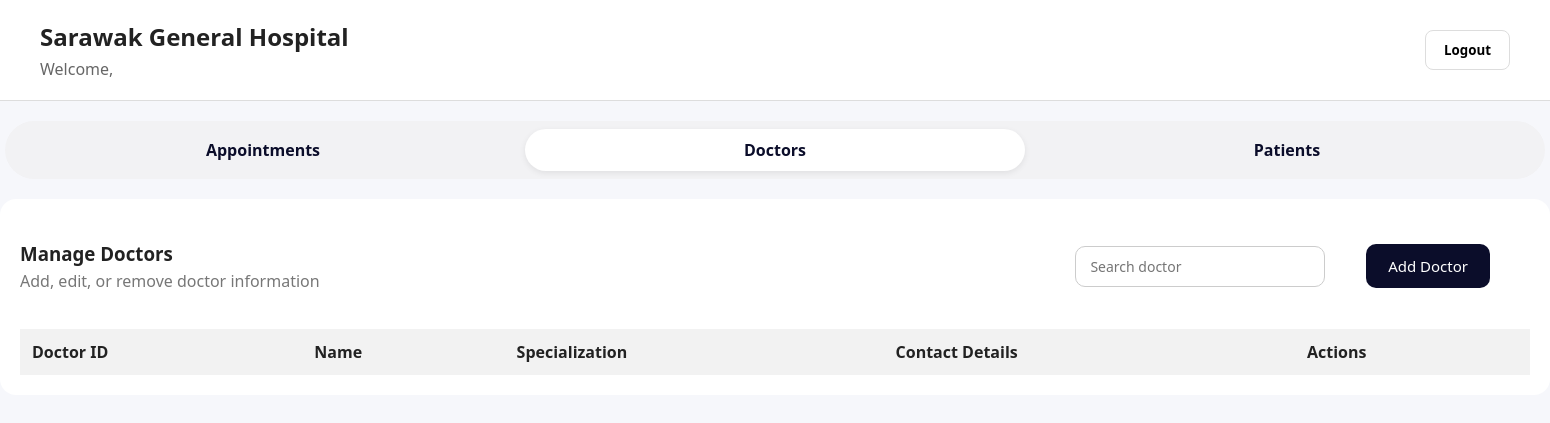
Page /appointment/manageDoctor.php on the earlier database version.
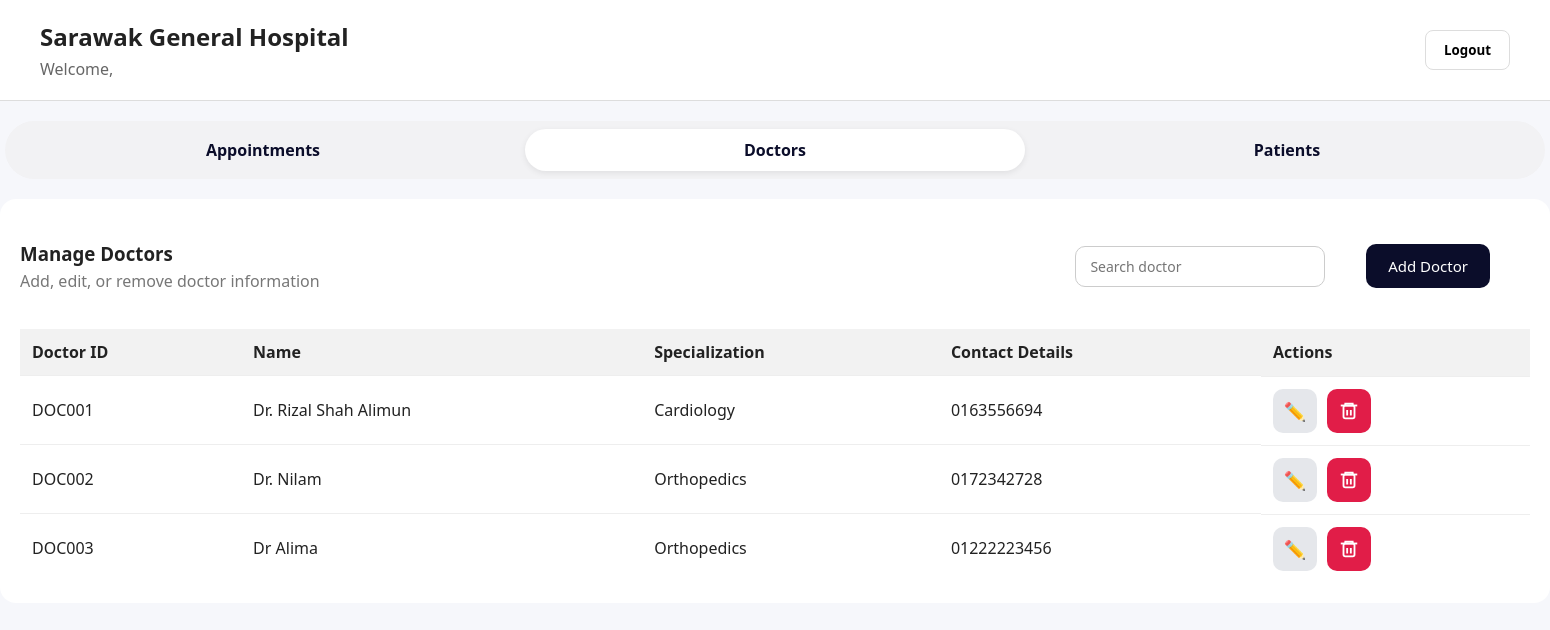
Same page on the later database version.
### tables this page shows
CREATE TABLE `doctor` (
  `doctorID` varchar(10) NOT NULL,
  `name` varchar(100) NOT NULL,
  `specialization` varchar(100) NOT NULL,
  `contactDetails` varchar(50) NOT NULL
);

### appointment/manageDoctor.php (the view, shortened to what this page needs)
<?php
include '../db/dbcon.php';
$result = $conn->query("SELECT * FROM doctor");
$doctors = $result->fetch_all(MYSQLI_ASSOC);
?>
<!DOCTYPE html>
    <head>
        <link rel="stylesheet" href="../css/dctStyle.css"/>
    </head>
    <body>
        <div class = "header">
            <div>
                <h1>Sarawak General Hospital</h1>
                <p>Welcome, </p>
            </div>
            <form method = "post" action = "logout.php">
                <button type = "Submit">Logout</button>
            </form>
        </div>
        <div class="topnav">
            <a href="manageAppointment.php">Appointments</a>
            <a class="active" href="manageDoctor.php">Doctors</a>
            <a href="managePatient.php">Patients</a>
        </div>
        <div class="cardheader">
            <div class="card-header">
                <div>
                    <h3>Manage Doctors</h3>
                    <p>Add, edit, or remove doctor information</p>
                </div>
                <div class="search-bar">
                    <input type="text" id="searchInput" placeholder="Search doctor">
                </div>
                <div class = "button_new_dct">
                    <button onclick = "formAddDct()">Add Doctor</button>
                </div>
            </div>
            <table class="doctor-table">
                <thead>
                <tr>
                    <th>Doctor ID</th>
                    <th>Name</th>
                    <th>Specialization</th>
                    <th>Contact Details</th>
                    <th>Actions</th>
                </tr>
                </thead>
                <tbody>
                    <?php foreach ($doctors as $d): ?>
                    <tr>
                        <td><?= $d['doctorID'] ?></td>
                        <td><?= $d['name'] ?></td>
                        <td><?= $d['specialization'] ?></td>
                        <td><?= $d['contactDetails'] ?></td>
                        <td class="actions">
                            <button class="btn-edit"
                                onclick="openEditDoctor(
                                    '<?= $d['doctorID'] ?>',
                                    '<?= htmlspecialchars($d['name']) ?>',
                                    '<?= htmlspecialchars($d['specialization']) ?>',
                                    '<?= htmlspecialchars($d['contactDetails']) ?>'
                                )">
                                ✏️
                            </button>
                            <a href="manageDoctor.php?delete=<?= $d['doctorID'] ?>"
                                class="btn-delete" onclick="return confirm('Delete this doctor?')" title="Delete Doctor">
                                <svg width="22" height="22" viewBox="0 0 24 24" fill="none">
                                    <path d="M3 6h18" stroke="white" stroke-width="2"/>
                                    <path d="M8 6v-2h8v2" stroke="white" stroke-width="2"/>
                                    <rect x="6" y="6" width="12" height="14" rx="2" stroke="white" stroke-width="2"/>
                                    <path d="M10 11v6M14 11v6" stroke="white" stroke-width="2"/>
                                </svg>
                            </a>
                        </td>
                    </tr>
                    <?php endforeach; ?>
                </tbody>
            </table>
        </div>
    </body>
</html>

### css/dctStyle.css (style rules this page uses)
* { margin: 0; padding: 0; box-sizing: border-box; font-family: "Segoe UI", sans-serif; }
body { background-color: #f6f7fb; color: #222; }
.header { display: flex; justify-content: space-between; align-items: center; padding: 20px 40px; background: white; border-bottom: 1px solid #ddd; }
.header h1 { font-size: 24px; font-weight: 700; }
.header p { color: #666; margin-top: 5px; }
.header button { padding: 10px 18px; border: 1px solid #ddd; background: white; border-radius: 8px; cursor: pointer; font-weight: 600; }
.search-bar { margin: 16px 0; margin-left: 50%; }
.search-bar input { width: 250px; padding: 10px 14px; border-radius: 10px; border: 1px solid #ccc; font-size: 14px; }
.topnav { display: flex; gap: 12px; background: #f2f2f4; padding: 8px; border-radius: 999px; width: fit-content; margin: 20px auto; }
.topnav a { display: flex; align-items: center; border: none; background: transparent; padding: 10px 20px; border-radius: 999px; font-weight: 600; cursor: pointer; text-decoration: none; color: #0b0d2a; width: 500px; justify-content: center; }
.topnav a.active { background: #fff; box-shadow: 0 2px 6px rgba(0,0,0,0.08); }
.cardheader { background: #fff; border-radius: 16px; padding: 20px; margin-top: 20px; height: auto; overflow: visible; }
.card-header { display: flex; justify-content: space-between; align-items: center; margin-bottom: 16px; }
.card-header h3 { margin: 0; }
.card-header p { margin: 4px 0 0; color: #777; }
.button_new_dct { display: flex; justify-content: flex-end; padding: 25px 40px; }
.button_new_dct button { background: #0b0d2a; color: white; border: none; padding: 12px 22px; border-radius: 10px; font-size: 15px; cursor: pointer; }
table { width: 100%; border-collapse: collapse; }
th { background: #f2f2f2; text-align: left; padding: 12px; }
td { padding: 12px; border-top: 1px solid #eee; }
.actions { display: flex; gap: 10px; align-items: center; }
.btn-edit { background: #e5e7eb; border: none; width: 44px; height: 44px; border-radius: 10px; cursor: pointer; font-size: 18px; }
.btn-delete { background: #e11d48; border: none; width: 44px; height: 44px; border-radius: 10px; display: flex; align-items: center; justify-content: center; cursor: pointer; }
.doctor-table tbody tr { transition: background-color 0.2s ease, transform 0.15s ease; }

Differences in the rows shown:
added doctor: doctorID "DOC001", name "Dr. Rizal Shah Alimun", specialization "Cardiology", contactDetails "0163556694"
added doctor: doctorID "DOC002", name "Dr. Nilam", specialization "Orthopedics", contactDetails "0172342728"
added doctor: doctorID "DOC003", name "Dr Alima", specialization "Orthopedics", contactDetails "01222223456"
